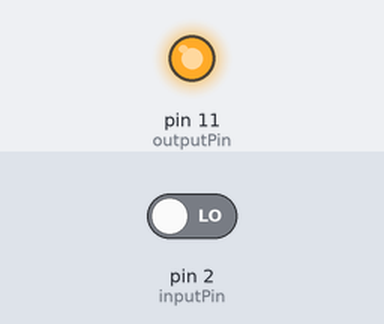
Recording of a sketch running on a simulated Arduino Mega 2560, built with avr-gcc and run on an emulated ATmega2560. Parts: output pins drawn as LEDs (lit = HIGH). The test bench sets the inputs (shaded band); at power-on: pin 2 (inputPin) LOW.

Above: at 0.1 s.
Timing chart, 0 to 1.6 s (numbered marks = the images above):
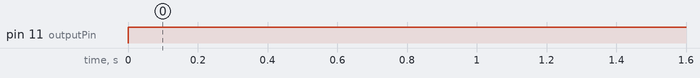

Measured:
- by itself, pin 11 (outputPin): LOW → HIGH at 0.00 s

The sketch:

PinTest255.ino
```cpp
#include <Servo.h>

/**
 * Testing pin maps using Analog read input on Arduino
 */

int outputPin = 11;  // pin to test
int inputPin = 2;    // input pin to read from output pin
int val = 0;      // variable to store read value

void setup() {
  Serial1.begin(9600);
  pinMode(outputPin, OUTPUT);  // sets pin as output
  pinMode(inputPin, INPUT);    // sets pin as input
}

void loop() {
  digitalWrite(outputPin,HIGH);
  delay(1000);
  val = digitalRead(inputPin);   // read the input pin
  Serial1.print("Sent signal from: ");
  Serial1.println(outputPin);
  Serial1.print("Received signal: ");
  Serial1.println(val);
  delay(1);        // delay in between reads for stability
/*
  // reply only when you receive data:
  if (Serial.available() > 0) {
    // read the incoming byte:
    val = Serial.read();

    // say what you got:
    Serial.print("I received: ");
    Serial.println(val, DEC);
  }
  */
}
```
